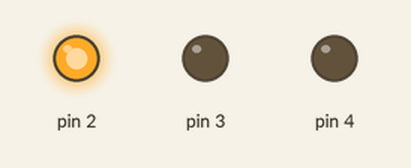
The sketch below on a simulated Arduino Uno, built with avr-gcc and run on an emulated ATmega328P. On the bench: output pins drawn as LEDs (lit = HIGH).

Above: at 1.0 s.
At 3.2 s:
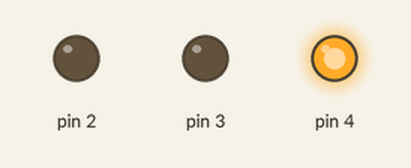
At 6.0 s:
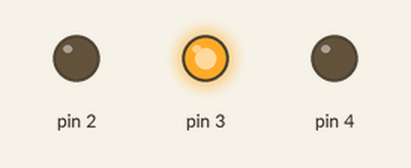
Timing chart, 0 to 8.1 s (numbered marks = the images above):
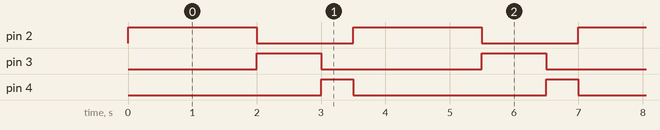

Measured:
- by itself, pin 2: alternates HIGH for 2.0 s and LOW for 1.5 s
- by itself, pin 3: alternates HIGH for 1.0 s and LOW for 2.5 s
- by itself, pin 4: alternates HIGH for 0.50 s and LOW for 3.0 s

The sketch:

3_LED.ino
```cpp
void setup() {
  // put your setup code here, to run once:
pinMode(2,OUTPUT);
pinMode(3,OUTPUT);
pinMode(4,OUTPUT);

}

void loop() {
  // put your main code here, to run repeatedly:
digitalWrite(2,HIGH);
delay(2000);
digitalWrite(2,LOW);
//delay(1000);
digitalWrite(3,HIGH);
delay(1000);
digitalWrite(3,LOW);
//delay(1000);
digitalWrite(4,HIGH);
delay(500);
digitalWrite(4,LOW);
//delay(1000);
}
```
